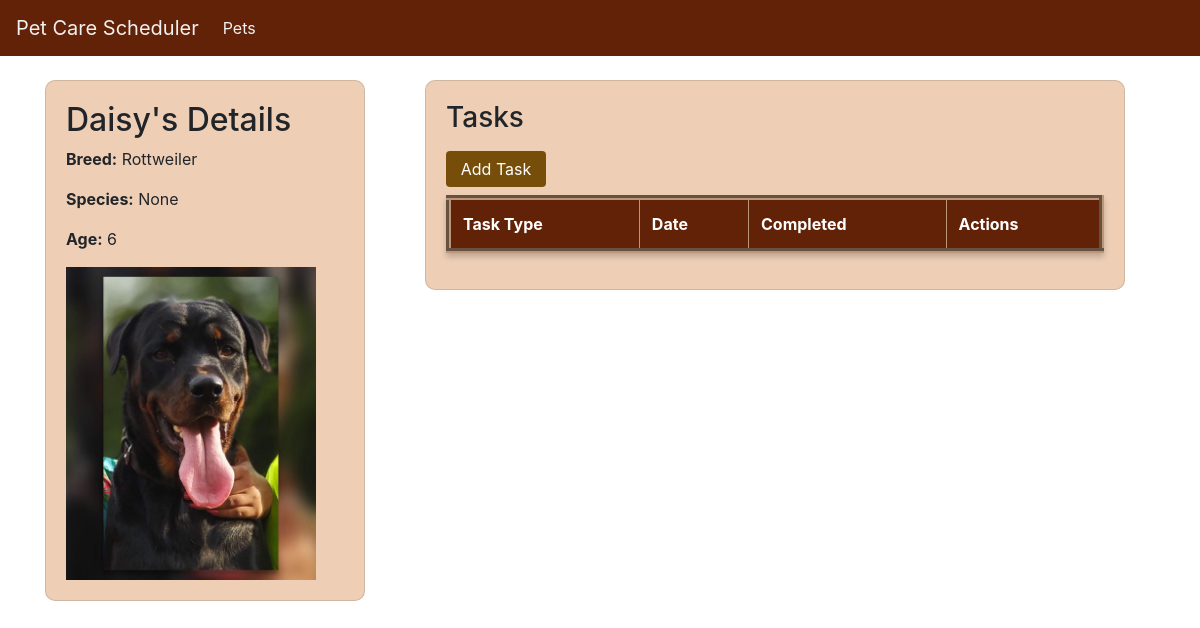
Page /care/pets/1/ on the earlier database version.
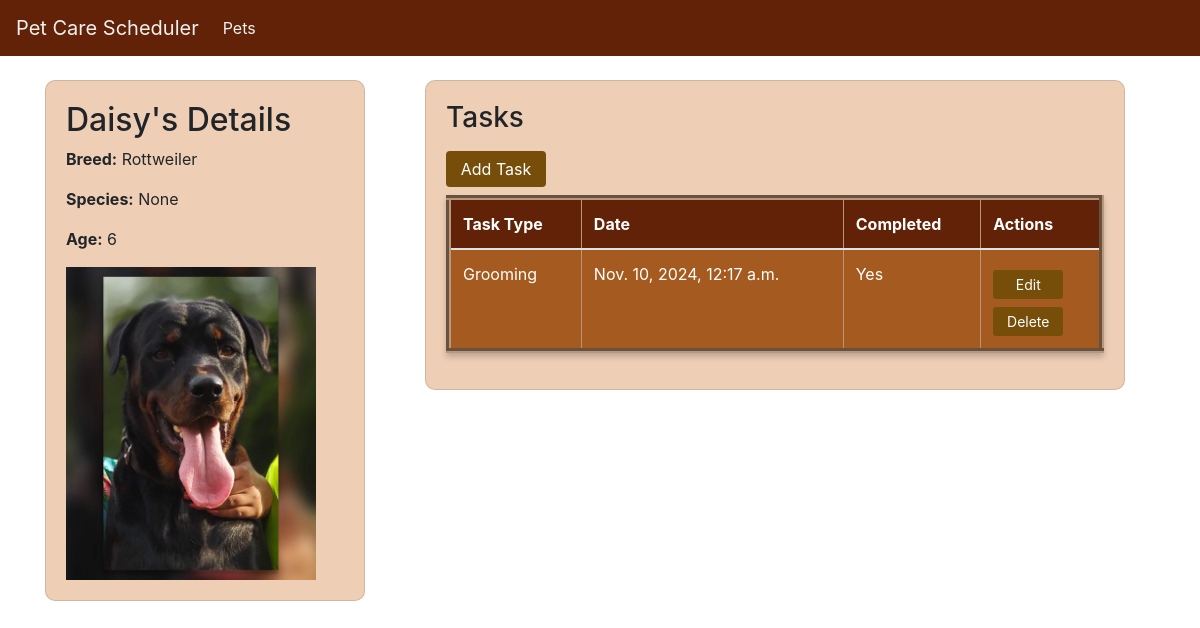
Same page on the later database version.
### care/models.py (models this page shows, shortened)
class Task(models.Model):
    pet = models.ForeignKey(Pet, on_delete=models.CASCADE)
    task_type = models.ForeignKey(TaskType, on_delete=models.CASCADE)
    date = models.DateTimeField()
    completed = models.BooleanField(default=False)
    notes = models.TextField(blank=True, null=True)

class TaskType(models.Model):
    type_name = models.CharField(max_length=50)
    def __str__(self):
        return self.type_name

### care/views.py (the view)
# urls.py: path('pets/<int:pk>/', views.pet_detail, name='pet_detail'),
def pet_detail(request, pk):
    pet = get_object_or_404(Pet, pk=pk)
    tasks = Task.objects.filter(pet=pet)
    return render(request, 'pet_detail.html', {'pet': pet, 'tasks': tasks})

### templates/pet_detail.html
{% extends './base.html' %}
{% block content %}
<div class="row">
    <div class="col-md-4">
        <div class="card" style="background-color: #eecfb6; padding: 20px; border-radius: 10px; width: 320px;">
            <h2>{{ pet.name }}'s Details</h2>
            <p><strong>Breed:</strong> {{ pet.breed }}</p>
            <p><strong>Species:</strong> {{ pet.species }}</p>
            <p><strong>Age:</strong> {{ pet.age }}</p>
            {% if pet.photo %}
                <img src="{{ pet.photo.url }}" alt="Photo of {{ pet.name }}" style="width: 250px; height: auto;">
            {% else %}
                <p>No photo available.</p>
            {% endif %}
        </div>
    </div>
    <div class="col-md-5">
        <div class="card" style="background-color: #eecfb6; padding: 20px; border-radius: 10px; width: 700px;">
            <h3>Tasks</h3>
            <a href="{% url 'task_create' pet.id %}" class="btn btn-primary mb-2 mt-2" style="width: 100px;">Add Task</a>
            <table class="table table-striped" border="5">
                <thead>
                    <tr>
                        <th>Task Type</th>
                        <th>Date</th>
                        <th>Completed</th>
                        <th>Actions</th>
                    </tr>
                </thead>
                <tbody>
                    {% for task in tasks %}
                    <tr>
                        <td>{{ task.task_type }}</td>
                        <td>{{ task.date }}</td>
                        <td>
                            {% if task.completed %}
                                Yes
                            {% else %}
                                No
                                <form method="post" action="{% url 'mark_task_completed' task.id %}" style="display:inline;">
                                    {% csrf_token %}
                                    <input type="checkbox" onclick="this.form.submit()" class="ml-2">
                                </form>
                            {% endif %}
                        </td>
                        <td>
                            <a href="{% url 'task_update' task.id %}" class="btn btn-sm mt-2">Edit  </a><br>
                            <a href="{% url 'task_delete' task.id %}" class="btn btn-sm mt-2">Delete</a>
                        </td>
                    </tr>
                    {% endfor %}
                </tbody>
            </table>
        </div>
    </div>
</div>
{% endblock %}

Differences in the rows shown:
added Task: task_type "Grooming", date "Nov. 10, 2024, 12:17 a.m.", completed "Yes"
